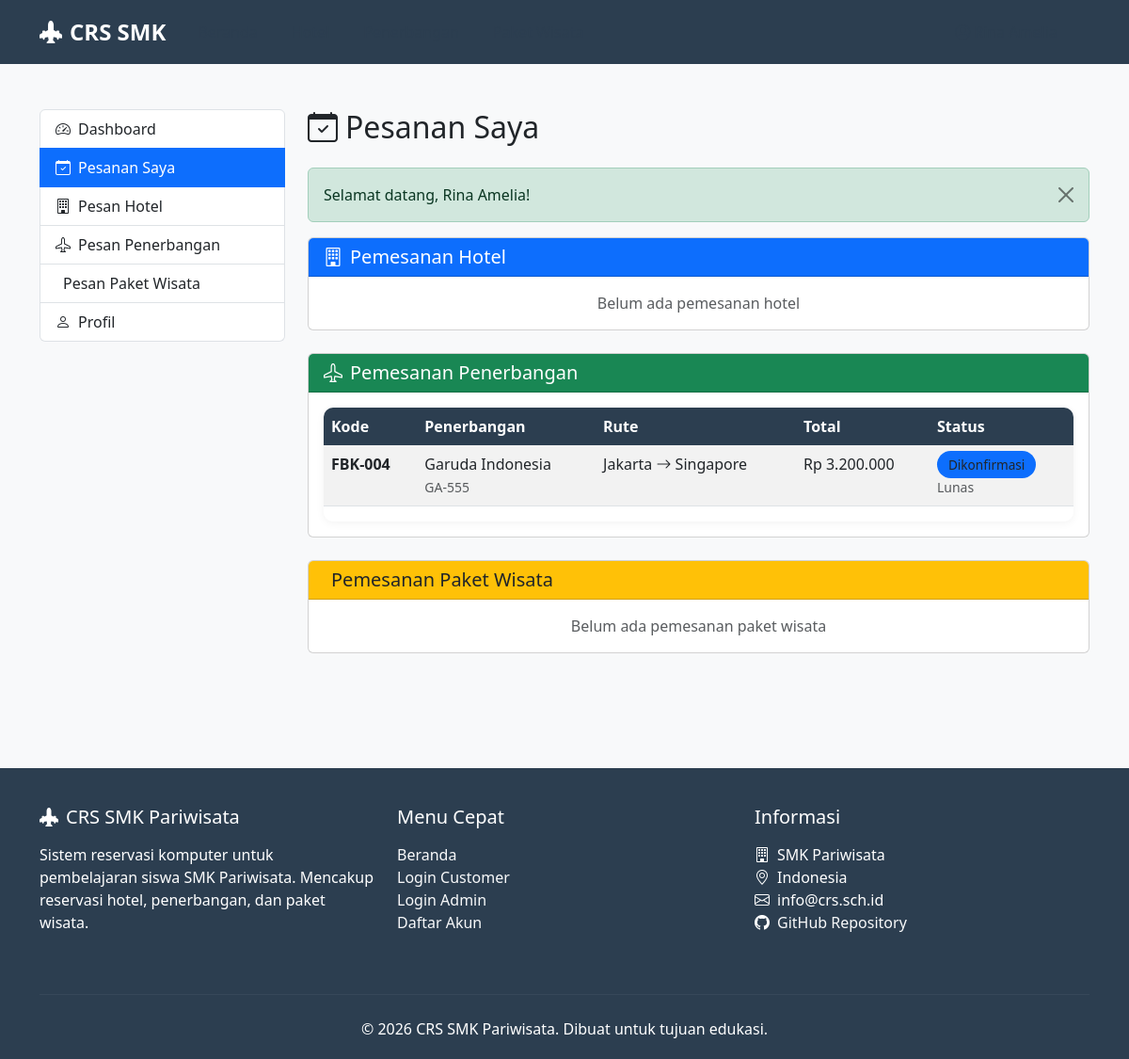
Page /customer/my_bookings.php (signed in) on the committed database.
### tables this page shows
CREATE TABLE flight_bookings (
    id INT AUTO_INCREMENT PRIMARY KEY,
    booking_code VARCHAR(20) NOT NULL UNIQUE,
    customer_id INT NOT NULL,
    flight_id INT NOT NULL,
    passengers INT NOT NULL DEFAULT 1,
    passenger_details TEXT,
    seat_preference VARCHAR(50),
    meal_preference VARCHAR(50),
    total_price DECIMAL(12,2) NOT NULL,
    status ENUM('pending', 'confirmed', 'boarded', 'completed', 'cancelled') DEFAULT 'pending',
    payment_status ENUM('unpaid', 'partial', 'paid', 'refunded') DEFAULT 'unpaid',
    payment_method ENUM('cash', 'transfer', 'credit_card', 'e_wallet') DEFAULT 'cash',
    created_at TIMESTAMP DEFAULT CURRENT_TIMESTAMP,
    updated_at TIMESTAMP DEFAULT CURRENT_TIMESTAMP ON UPDATE CURRENT_TIMESTAMP,
    FOREIGN KEY (customer_id) REFERENCES customers(id),
    FOREIGN KEY (flight_id) REFERENCES flights(id)
);

CREATE TABLE flights (
    id INT AUTO_INCREMENT PRIMARY KEY,
    flight_number VARCHAR(20) NOT NULL UNIQUE,
    airline VARCHAR(50) NOT NULL,
    departure_city VARCHAR(50) NOT NULL,
    arrival_city VARCHAR(50) NOT NULL,
    departure_airport VARCHAR(100),
    arrival_airport VARCHAR(100),
    departure_time TIME NOT NULL,
    arrival_time TIME NOT NULL,
    flight_date DATE NOT NULL,
    return_date DATE,
    flight_type ENUM('one_way', 'round_trip') DEFAULT 'one_way',
    class_type ENUM('economy', 'business', 'first_class') DEFAULT 'economy',
    price DECIMAL(12,2) NOT NULL,
    total_seats INT NOT NULL DEFAULT 0,
    available_seats INT NOT NULL DEFAULT 0,
    baggage_allowance VARCHAR(50),
    facilities TEXT,
    is_active TINYINT(1) DEFAULT 1,
    created_at TIMESTAMP DEFAULT CURRENT_TIMESTAMP,
    updated_at TIMESTAMP DEFAULT CURRENT_TIMESTAMP ON UPDATE CURRENT_TIMESTAMP
);

### includes/db_connect.php (called while the page is built, shortened)
<?php
function formatRupiah($amount) {
    return 'Rp ' . number_format($amount, 0, ',', '.');
}
function getStatusColor($status) {
    $colors = [
        'pending' => 'warning',
        'confirmed' => 'primary',
        'checked_in' => 'info',
        'checked_out' => 'success',
        'cancelled' => 'danger',
        'boarded' => 'info',
        'completed' => 'success',
        'ongoing' => 'primary',
        'unpaid' => 'danger',
        'partial' => 'warning',
        'paid' => 'success',
        'refunded' => 'secondary'
    ];
    return $colors[$status] ?? 'secondary';
}
function translateStatus($status) {
    $translations = [
        'pending' => 'Menunggu',
        'confirmed' => 'Dikonfirmasi',
        'checked_in' => 'Check-in',
        'checked_out' => 'Check-out',
        'cancelled' => 'Dibatalkan',
        'boarded' => 'Naik Pesawat',
        'completed' => 'Selesai',
        'ongoing' => 'Berlangsung',
        'unpaid' => 'Belum Bayar',
        'partial' => 'DP',
        'paid' => 'Lunas',
        'refunded' => 'Dikembalikan'
    ];
    return $translations[$status] ?? $status;
}
?>

### customer/my_bookings.php (the view, shortened to what this page needs)
<?php
require_once '../includes/db_connect.php';
require_once '../includes/functions.php';
require_once '../includes/header.php';
$customer_id = $_SESSION['customer_id'];
$hotel_bookings = $conn->prepare("SELECT hb.*, h.name as hotel_name, h.city
    FROM hotel_bookings hb
    JOIN hotels h ON hb.hotel_id = h.id
    WHERE hb.customer_id = ?
    ORDER BY hb.created_at DESC");
$hotel_bookings->bind_param('i', $customer_id);
$hotel_bookings->execute();
$hotel_result = $hotel_bookings->get_result();
$flight_bookings = $conn->prepare("SELECT fb.*, f.airline, f.flight_number, f.departure_city, f.arrival_city
    FROM flight_bookings fb
    JOIN flights f ON fb.flight_id = f.id
    WHERE fb.customer_id = ?
    ORDER BY fb.created_at DESC");
$flight_bookings->bind_param('i', $customer_id);
$flight_bookings->execute();
$flight_result = $flight_bookings->get_result();
$package_bookings = $conn->prepare("SELECT pb.*, tp.name as package_name, tp.destination
    FROM package_bookings pb
    JOIN tour_packages tp ON pb.package_id = tp.id
    WHERE pb.customer_id = ?
    ORDER BY pb.created_at DESC");
$package_bookings->bind_param('i', $customer_id);
$package_bookings->execute();
$package_result = $package_bookings->get_result();
?>
<div class="container py-5">
    <div class="row">
        <div class="col-md-3">
            <div class="list-group mb-4">
                <a href="index.php" class="list-group-item list-group-item-action">
                    <i class="bi bi-speedometer2 me-2"></i>Dashboard
                </a>
                <a href="my_bookings.php" class="list-group-item list-group-item-action active">
                    <i class="bi bi-calendar-check me-2"></i>Pesanan Saya
                </a>
                <a href="book_hotel.php" class="list-group-item list-group-item-action">
                    <i class="bi bi-building me-2"></i>Pesan Hotel
                </a>
                <a href="book_flight.php" class="list-group-item list-group-item-action">
                    <i class="bi bi-airplane me-2"></i>Pesan Penerbangan
                </a>
                <a href="book_package.php" class="list-group-item list-group-item-action">
                    <i class="bi bi-suitcase-lg me-2"></i>Pesan Paket Wisata
                </a>
                <a href="profile.php" class="list-group-item list-group-item-action">
                    <i class="bi bi-person me-2"></i>Profil
                </a>
            </div>
        </div>
        <div class="col-md-9">
            <h2 class="mb-4"><i class="bi bi-calendar-check me-2"></i>Pesanan Saya</h2>
            <div class="card mb-4">
                <div class="card-header bg-primary text-white">
                    <h5 class="mb-0"><i class="bi bi-building me-2"></i>Pemesanan Hotel</h5>
                </div>
                <div class="card-body">
                    <?php if ($hotel_result->num_rows > 0): ?>
                        <div class="table-responsive">
                            <table class="table table-striped">
                                <thead>
                                    <tr>
                                        <th>Kode</th>
                                        <th>Hotel</th>
                                        <th>Check-in/out</th>
                                        <th>Total</th>
                                        <th>Status</th>
                                    </tr>
                                </thead>
                                <tbody>
                                    <?php while($booking = $hotel_result->fetch_assoc()): ?>
                                    <tr>
                                        <td><strong><?php echo $booking['booking_code']; ?></strong></td>
                                        <td>
                                            <?php echo $booking['hotel_name']; ?><br>
                                            <small class="text-muted"><?php echo $booking['city']; ?></small>
                                        </td>
                                        <td>
                                            <?php echo formatDate($booking['check_in']); ?> -<br>
                                            <?php echo formatDate($booking['check_out']); ?>
                                        </td>
                                        <td><?php echo formatRupiah($booking['total_price']); ?></td>
                                        <td>
                                            <span class="status-badge bg-<?php echo getStatusColor($booking['status']); ?>">
                                                <?php echo translateStatus($booking['status']); ?>
                                            </span>
                                            <br>
                                            <small class="text-muted"><?php echo translateStatus($booking['payment_status']); ?></small>
                                        </td>
                                    </tr>
                                    <?php endwhile; ?>
                                </tbody>
                            </table>
                        </div>
                    <?php else: ?>
                        <p class="text-muted text-center mb-0">Belum ada pemesanan hotel</p>
                    <?php endif; ?>
                </div>
            </div>
            <div class="card mb-4">
                <div class="card-header bg-success text-white">
                    <h5 class="mb-0"><i class="bi bi-airplane me-2"></i>Pemesanan Penerbangan</h5>
                </div>
                <div class="card-body">
                    <?php if ($flight_result->num_rows > 0): ?>
                        <div class="table-responsive">
                            <table class="table table-striped">
                                <thead>
                                    <tr>
                                        <th>Kode</th>
                                        <th>Penerbangan</th>
                                        <th>Rute</th>
                                        <th>Total</th>
                                        <th>Status</th>
                                    </tr>
                                </thead>
                                <tbody>
                                    <?php while($booking = $flight_result->fetch_assoc()): ?>
                                    <tr>
                                        <td><strong><?php echo $booking['booking_code']; ?></strong></td>
                                        <td>
                                            <?php echo $booking['airline']; ?><br>
                                            <small class="text-muted"><?php echo $booking['flight_number']; ?></small>
                                        </td>
                                        <td>
                                            <?php echo $booking['departure_city']; ?>
                                            <i class="bi bi-arrow-right"></i>
                                            <?php echo $booking['arrival_city']; ?>
                                        </td>
                                        <td><?php echo formatRupiah($booking['total_price']); ?></td>
                                        <td>
                                            <span class="status-badge bg-<?php echo getStatusColor($booking['status']); ?>">
                                                <?php echo translateStatus($booking['status']); ?>
                                            </span>
                                            <br>
                                            <small class="text-muted"><?php echo translateStatus($booking['payment_status']); ?></small>
                                        </td>
                                    </tr>
                                    <?php endwhile; ?>
                                </tbody>
                            </table>
                        </div>
                    <?php else: ?>
                        <p class="text-muted text-center mb-0">Belum ada pemesanan penerbangan</p>
                    <?php endif; ?>
                </div>
            </div>
            <div class="card mb-4">
                <div class="card-header bg-warning text-dark">
                    <h5 class="mb-0"><i class="bi bi-suitcase-lg me-2"></i>Pemesanan Paket Wisata</h5>
                </div>
                <div class="card-body">
                    <?php if ($package_result->num_rows > 0): ?>
                        <div class="table-responsive">
                            <table class="table table-striped">
                                <thead>
                                    <tr>
                                        <th>Kode</th>
                                        <th>Paket</th>
                                        <th>Tanggal</th>
                                        <th>Total</th>
                                        <th>Status</th>
                                    </tr>
                                </thead>
                                <tbody>
                                    <?php while($booking = $package_result->fetch_assoc()): ?>
                                    <tr>
                                        <td><strong><?php echo $booking['booking_code']; ?></strong></td>
                                        <td>
                                            <?php echo $booking['package_name']; ?><br>
                                            <small class="text-muted"><?php echo $booking['destination']; ?></small>
                                        </td>
                                        <td><?php echo formatDate($booking['travel_date']); ?></td>
                                        <td><?php echo formatRupiah($booking['total_price']); ?></td>
                                        <td>
                                            <span class="status-badge bg-<?php echo getStatusColor($booking['status']); ?>">
                                                <?php echo translateStatus($booking['status']); ?>
                                            </span>
                                            <br>
                                            <small class="text-muted"><?php echo translateStatus($booking['payment_status']); ?></small>
                                        </td>
                                    </tr>
                                    <?php endwhile; ?>
                                </tbody>
                            </table>
                        </div>
                    <?php else: ?>
                        <p class="text-muted text-center mb-0">Belum ada pemesanan paket wisata</p>
                    <?php endif; ?>
                </div>
            </div>
        </div>
    </div>
</div>
<?php require_once '../includes/footer.php'; ?>

### assets/css/style.css (style rules this page uses)
:root { --primary-color: #2c3e50; --secondary-color: #e74c3c; --accent-color: #3498db; --success-color: #27ae60; --warning-color: #f39c12; --light-bg: #f8f9fa; --dark-bg: #34495e; }
body { font-family: 'Segoe UI', Tahoma, Geneva, Verdana, sans-serif; background-color: var(--light-bg); min-height: 100vh; display: flex; flex-direction: column; }
.status-badge { padding: 5px 12px; border-radius: 15px; font-size: 0.85rem; font-weight: 500; }
.table-responsive { border-radius: 10px; overflow: hidden; box-shadow: 0 2px 10px rgba(0,0,0,0.05); }
.table thead th { background: var(--primary-color); color: white; font-weight: 600; border: none; }

### includes/header.php (style rules this page uses)
:root { --primary-color: #2c3e50; --secondary-color: #e74c3c; --accent-color: #3498db; --light-bg: #f8f9fa; }
body { font-family: 'Segoe UI', Tahoma, Geneva, Verdana, sans-serif; background-color: var(--light-bg); }
.status-badge { padding: 5px 12px; border-radius: 15px; font-size: 0.85rem; font-weight: 500; }
.table-responsive { border-radius: 10px; overflow: hidden; }

### rows in the picture
flight_bookings: booking_code "FBK-004", flight.airline "Garuda Indonesia", flight.flight_number "GA-555", flight.departure_city "Jakarta", flight.arrival_city "Singapore", total_price "Rp 3.200.000"

### other values in the picture
$flash['message'] "Selamat datang, Rina Amelia!"
